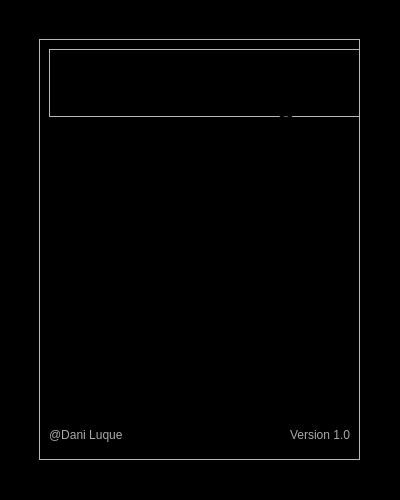
<?xml version="1.0" encoding="UTF-8"?>
<ui version="4.0">
 <class>About</class>
 <widget class="QWidget" name="About">
  <property name="geometry">
   <rect>
    <x>0</x>
    <y>0</y>
    <width>400</width>
    <height>500</height>
   </rect>
  </property>
  <property name="minimumSize">
   <size>
    <width>400</width>
    <height>500</height>
   </size>
  </property>
  <property name="maximumSize">
   <size>
    <width>400</width>
    <height>500</height>
   </size>
  </property>
  <property name="windowTitle">
   <string>About</string>
  </property>
  <property name="windowIcon">
   <iconset>
    <normaloff>repository/icon.png</normaloff>repository/icon.png</iconset>
  </property>
  <property name="styleSheet">
   <string notr="true"/>
  </property>
  <widget class="QLabel" name="label">
   <property name="geometry">
    <rect>
     <x>0</x>
     <y>0</y>
     <width>400</width>
     <height>500</height>
    </rect>
   </property>
   <property name="styleSheet">
    <string notr="true">background-color: rgb(0, 0, 0);</string>
   </property>
   <property name="text">
    <string/>
   </property>
   <property name="pixmap">
    <pixmap>repository/book.png</pixmap>
   </property>
  </widget>
  <widget class="QFrame" name="frame">
   <property name="geometry">
    <rect>
     <x>39</x>
     <y>39</y>
     <width>321</width>
     <height>421</height>
    </rect>
   </property>
   <property name="frameShape">
    <enum>QFrame::StyledPanel</enum>
   </property>
   <property name="frameShadow">
    <enum>QFrame::Raised</enum>
   </property>
   <widget class="QWidget" name="verticalLayoutWidget">
    <property name="geometry">
     <rect>
      <x>10</x>
      <y>10</y>
      <width>311</width>
      <height>251</height>
     </rect>
    </property>
    <layout class="QVBoxLayout" name="verticalLayout">
     <property name="spacing">
      <number>6</number>
     </property>
     <property name="topMargin">
      <number>0</number>
     </property>
     <item>
      <widget class="QFrame" name="frame_title">
       <property name="frameShape">
        <enum>QFrame::StyledPanel</enum>
       </property>
       <property name="frameShadow">
        <enum>QFrame::Raised</enum>
       </property>
       <widget class="QLabel" name="label_4">
        <property name="geometry">
         <rect>
          <x>140</x>
          <y>30</y>
          <width>133</width>
          <height>42</height>
         </rect>
        </property>
        <property name="font">
         <font>
          <pointsize>26</pointsize>
          <underline>true</underline>
         </font>
        </property>
        <property name="text">
         <string>Manager</string>
        </property>
       </widget>
       <widget class="QLabel" name="label_3">
        <property name="geometry">
         <rect>
          <x>10</x>
          <y>10</y>
          <width>120</width>
          <height>58</height>
         </rect>
        </property>
        <property name="font">
         <font>
          <pointsize>36</pointsize>
         </font>
        </property>
        <property name="text">
         <string>Torch</string>
        </property>
       </widget>
      </widget>
     </item>
     <item>
      <widget class="QLabel" name="label_2">
       <property name="font">
        <font>
         <family>Minecraft</family>
         <pointsize>12</pointsize>
        </font>
       </property>
       <property name="styleSheet">
        <string notr="true"/>
       </property>
       <property name="text">
        <string>Torch Manager is a server manager
for the game minecraft.
It is able to create servers, manage
players and configure your servers.

It is ideal for everyone is a very simple
and very helpful tool for those who
do not know how to create servers.</string>
       </property>
      </widget>
     </item>
    </layout>
   </widget>
   <widget class="QWidget" name="horizontalLayoutWidget">
    <property name="geometry">
     <rect>
      <x>10</x>
      <y>380</y>
      <width>301</width>
      <height>31</height>
     </rect>
    </property>
    <layout class="QHBoxLayout" name="horizontalLayout">
     <item>
      <widget class="QLabel" name="label_5">
       <property name="font">
        <font>
         <pointsize>9</pointsize>
        </font>
       </property>
       <property name="styleSheet">
        <string notr="true">color: rgb(170, 170, 170);</string>
       </property>
       <property name="text">
        <string>@Dani Luque</string>
       </property>
      </widget>
     </item>
     <item>
      <spacer name="horizontalSpacer">
       <property name="orientation">
        <enum>Qt::Horizontal</enum>
       </property>
       <property name="sizeHint" stdset="0">
        <size>
         <width>40</width>
         <height>20</height>
        </size>
       </property>
      </spacer>
     </item>
     <item>
      <widget class="QLabel" name="label_6">
       <property name="font">
        <font>
         <pointsize>9</pointsize>
        </font>
       </property>
       <property name="styleSheet">
        <string notr="true">color: rgb(170, 170, 170);</string>
       </property>
       <property name="text">
        <string>Version 1.0</string>
       </property>
      </widget>
     </item>
    </layout>
   </widget>
  </widget>
 </widget>
 <resources/>
 <connections/>
</ui>
